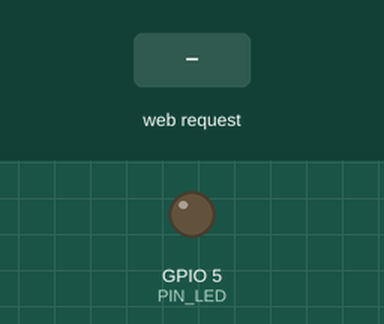
A sketch run on a simulated ESP32-S3. Shown: output pins drawn as LEDs (lit = HIGH). Inputs (shaded band) come from the test bench. What the sketch prints to the serial monitor is not drawn.

Above: at 1.2 s.
1.3 s: HTTP request GET /encender received
At 2.3 s:
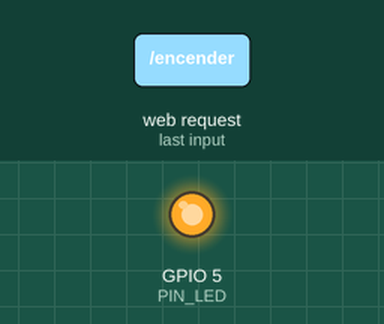
2.8 s: HTTP request GET /apagar received
At 3.4 s:
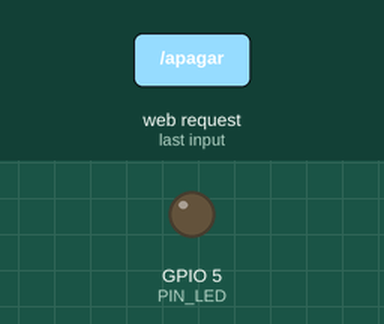
Timing chart, 0 to 5.8 s (numbered marks = the images above; inputs shaded):
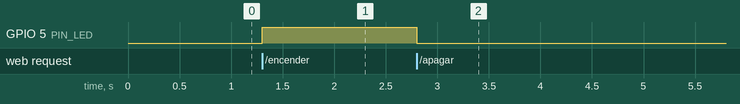

Measured:
- after the input at 1.3 s, GPIO 5 (PIN_LED): LOW → HIGH at once
- after the input at 2.8 s, GPIO 5 (PIN_LED): HIGH → LOW at once

The sketch:

etapa-3.ino
```cpp
// Ejercicio 3: LED controlado desde una página web (ESP32-S3)
#include <WiFi.h>
#include <WebServer.h>

// ---- Configuración ----
const char* NOMBRE_RED = "esp-clifford";  // Cambia por el de tu grupo
const char* CLAVE_RED  = "alcachofa11";     // Mínimo 8 caracteres
const int PIN_LED = 5;                     // En la S3 no existe el GPIO 23

WebServer servidor(80);
bool ledEncendido = false;

String crearPagina() {
  String estado = ledEncendido ? "ENCENDIDO" : "APAAAAAGADO";
  String html = "<!DOCTYPE html><html lang='es'><head>";
  html += "<meta charset='UTF-8'>";
  html += "<meta name='viewport' content='width=device-width, initial-scale=1'>";
  html += "<title>Control LED ESP32</title>";
  html += "<style>";
  html += "body{font-family:sans-serif;text-align:center;padding:40px;background:#FF00A6;color:#eee;}";
  html += "a{display:block;margin:16px auto;padding:20px;width:200px;border-radius:12px;";
  html += "font-size:22px;text-decoration:none;color:#fff;}";
  html += ".on{background:#2e7d32;} .off{background:#c62828;}";
  html += "</style></head><body>";
  html += "<h1>LED ESP32</h1>";
  html += "<p>Estado: <strong>" + estado + "</strong></p>";
  html += "<a class='on' href='/encender'>Encender</a>";
  html += "<a class='off' href='/apagar'>Apagar</a>";
  html += "</body></html>";
  return html;
}

void volverAlInicio() {
  servidor.sendHeader("Location", "/");
  servidor.send(303);
}

void paginaPrincipal() {
  servidor.send(200, "text/html", crearPagina());
}

void encenderLed() {
  ledEncendido = true;
  digitalWrite(PIN_LED, HIGH);
  volverAlInicio();
}

void apagarLed() {
  ledEncendido = false;
  digitalWrite(PIN_LED, LOW);
  volverAlInicio();
}

void setup() {
  Serial.begin(115200);
  pinMode(PIN_LED, OUTPUT);
  digitalWrite(PIN_LED, LOW);

  WiFi.softAP(NOMBRE_RED, CLAVE_RED);
  Serial.print("Red creada: ");
  Serial.println(NOMBRE_RED);
  Serial.print("Abre en el navegador: http://");
  Serial.println(WiFi.softAPIP());

  servidor.on("/", paginaPrincipal);
  servidor.on("/encender", encenderLed);
  servidor.on("/apagar", apagarLed);
  servidor.begin();
}

void loop() {
  servidor.handleClient();
}
```
